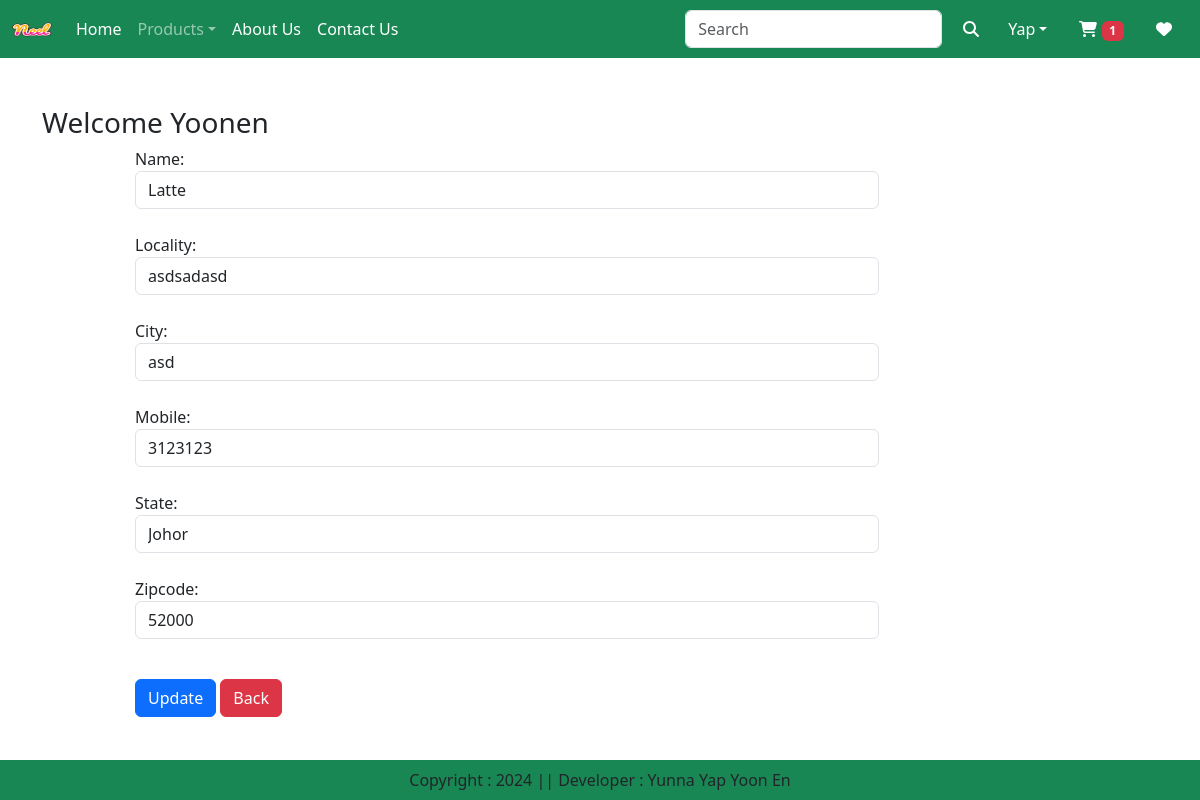
The app's page /update-address/1 (signed in) with its own data.
### app/models.py (models this page shows, shortened)
class Customer(models.Model):
    user = models.ForeignKey(User, on_delete=models.CASCADE)
    name = models.CharField(max_length=200)
    locality = models.CharField(max_length=200)
    city = models.CharField(max_length=50)
    mobile = models.IntegerField(default=0)
    zipcode = models.IntegerField()
    state = models.CharField(choices=STATE_CHOICES, max_length=100)

### app/views.py (the view, shortened to what this page needs)
# urls.py: path('update-address/<int:id>', views.updateAddress.as_view(), name="update-address"),
@method_decorator(login_required, name='dispatch')
class updateAddress(View):
    @method_decorator(cart_total, name='dispatch')
    def get(self, request, id, *variable):
        address = Customer.objects.get(pk=id)
        form = CustomerProfileForm(instance=address)
        context = {
            'address': address,
            'form': form,
            'totalitem': variable[0]
        }
        return render(request, 'app/update-address.html', context)

### app/forms.py
class CustomerProfileForm(forms.ModelForm):
    class Meta:
        model = Customer
        fields = ['name', 'locality', 'city', 'mobile', 'state', 'zipcode']
        widgets = {
            'name': forms.TextInput(attrs={'class':'form-control'}),
            'locality':forms.TextInput(attrs={'class':'form-control'}),
            'city':forms.TextInput(attrs={'class':'form-control'}),
            'mobile':forms.NumberInput(attrs={'class':'form-control'}),
            'state':forms.Select(attrs={'class':'form-control'}),
            'zipcode':forms.NumberInput(attrs={'class':'form-control'}),
        }

### app/views.py (called while the page is built)
def cart_total(function):
    def inner(request, id='', *args):
        totalitem = 0
        if request.user.is_authenticated:
            totalitem = len(Cart.objects.filter(user=request.user))
        args = [totalitem]
        if not id == '':
            return function(request, id, *args)
        return function(request, *args)
    return inner

### app/templates/app/update-address.html (shortened to what this page needs)
{% extends 'app/base.html' %}
{% load static %}
{% block main_content %}
  <div class="container my-5">
    <div class="row">
        <h3>Welcome <span class="text-capitalize">{{ request.user }}</span></h3>
    </div>
    <div class="col-sm-8 offset-sm-1">
        <form action="" method="post">
            {% for f in form %}
                {{ f.label_tag }} {{ f }} <small class="text-danger">{{ f.errors|striptags }}</small><br>
            {% endfor %}
            <div class="col-12 mt-3">
                <button type="submit" class="btn btn-primary">Update</button>
                <a href="{% url 'address' %}" type="button" class="btn btn-danger">Back</a>
            </div>
        </form>
    </div>
  </div>
{% endblock %}

### records on screen
Customer: form "Latte" "asdsadasd" "asd" "3123123" "Johor" "52000"

### other values on screen
{{ totalitem }} "1"
{{ request.user }} "Yoonen"
{{ f.label_tag }} "Name:" "Locality:" "City:" "Mobile:" "State:" "Zipcode:"
